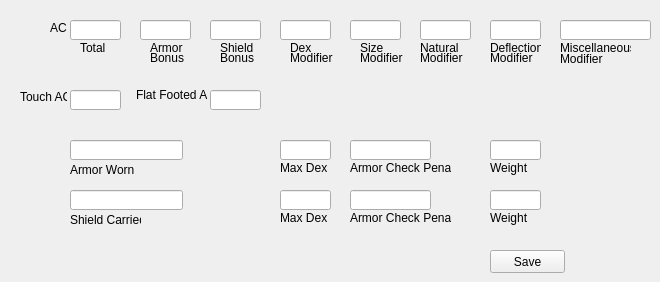
    <widget class="QWidget" name="tab_4">
     <attribute name="title">
      <string>Armor</string>
     </attribute>
     <widget class="QLineEdit" name="armorTotal">
      <property name="geometry">
       <rect>
        <x>70</x>
        <y>20</y>
        <width>51</width>
        <height>20</height>
       </rect>
      </property>
     </widget>
     <widget class="QLineEdit" name="armorBonus">
      <property name="geometry">
       <rect>
        <x>140</x>
        <y>20</y>
        <width>51</width>
        <height>20</height>
       </rect>
      </property>
     </widget>
     <widget class="QLineEdit" name="armorShieldBonus">
      <property name="geometry">
       <rect>
        <x>210</x>
        <y>20</y>
        <width>51</width>
        <height>20</height>
       </rect>
      </property>
     </widget>
     <widget class="QLineEdit" name="armorDexMod">
      <property name="geometry">
       <rect>
        <x>280</x>
        <y>20</y>
        <width>51</width>
        <height>20</height>
       </rect>
      </property>
     </widget>
     <widget class="QLineEdit" name="armorSizeMod">
      <property name="geometry">
       <rect>
        <x>350</x>
        <y>20</y>
        <width>51</width>
        <height>20</height>
       </rect>
      </property>
     </widget>
     <widget class="QLineEdit" name="armorNaturalMod">
      <property name="geometry">
       <rect>
        <x>420</x>
        <y>20</y>
        <width>51</width>
        <height>20</height>
       </rect>
      </property>
     </widget>
     <widget class="QLineEdit" name="armorDeflectionMod">
      <property name="geometry">
       <rect>
        <x>490</x>
        <y>20</y>
        <width>51</width>
        <height>20</height>
       </rect>
      </property>
     </widget>
     <widget class="QLineEdit" name="armorMiscMod">
      <property name="geometry">
       <rect>
        <x>560</x>
        <y>20</y>
        <width>91</width>
        <height>20</height>
       </rect>
      </property>
     </widget>
     <widget class="QLabel" name="label_156">
      <property name="geometry">
       <rect>
        <x>50</x>
        <y>20</y>
        <width>21</width>
        <height>16</height>
       </rect>
      </property>
      <property name="text">
       <string>AC</string>
      </property>
     </widget>
     <widget class="QLabel" name="label_157">
      <property name="geometry">
       <rect>
        <x>80</x>
        <y>40</y>
        <width>31</width>
        <height>16</height>
       </rect>
      </property>
      <property name="text">
       <string>Total</string>
      </property>
     </widget>
     <widget class="QLabel" name="label_158">
      <property name="geometry">
       <rect>
        <x>150</x>
        <y>40</y>
        <width>41</width>
        <height>16</height>
       </rect>
      </property>
      <property name="text">
       <string>Armor</string>
      </property>
     </widget>
     <widget class="QLabel" name="label_159">
      <property name="geometry">
       <rect>
        <x>220</x>
        <y>40</y>
        <width>41</width>
        <height>16</height>
       </rect>
      </property>
      <property name="text">
       <string>Shield</string>
      </property>
     </widget>
     <widget class="QLabel" name="label_160">
      <property name="geometry">
       <rect>
        <x>290</x>
        <y>40</y>
        <width>41</width>
        <height>16</height>
       </rect>
      </property>
      <property name="text">
       <string>Dex</string>
      </property>
     </widget>
     <widget class="QLabel" name="label_161">
      <property name="geometry">
       <rect>
        <x>360</x>
        <y>40</y>
        <width>41</width>
        <height>16</height>
       </rect>
      </property>
      <property name="text">
       <string>Size</string>
      </property>
     </widget>
     <widget class="QLabel" name="label_162">
      <property name="geometry">
       <rect>
        <x>420</x>
        <y>40</y>
        <width>41</width>
        <height>16</height>
       </rect>
      </property>
      <property name="text">
       <string>Natural</string>
      </property>
     </widget>
     <widget class="QLabel" name="label_163">
      <property name="geometry">
       <rect>
        <x>490</x>
        <y>40</y>
        <width>51</width>
        <height>16</height>
       </rect>
      </property>
      <property name="text">
       <string>Deflection</string>
      </property>
     </widget>
     <widget class="QLabel" name="label_164">
      <property name="geometry">
       <rect>
        <x>560</x>
        <y>40</y>
        <width>71</width>
        <height>16</height>
       </rect>
      </property>
      <property name="text">
       <string>Miscellaneous</string>
      </property>
     </widget>
     <widget class="QLabel" name="label_165">
      <property name="geometry">
       <rect>
        <x>560</x>
        <y>51</y>
        <width>71</width>
        <height>16</height>
       </rect>
      </property>
      <property name="text">
       <string>Modifier</string>
      </property>
     </widget>
     <widget class="QLabel" name="label_166">
      <property name="geometry">
       <rect>
        <x>490</x>
        <y>50</y>
        <width>71</width>
        <height>16</height>
       </rect>
      </property>
      <property name="text">
       <string>Modifier</string>
      </property>
     </widget>
     <widget class="QLabel" name="label_167">
      <property name="geometry">
       <rect>
        <x>420</x>
        <y>50</y>
        <width>71</width>
        <height>16</height>
       </rect>
      </property>
      <property name="text">
       <string>Modifier</string>
      </property>
     </widget>
     <widget class="QLabel" name="label_168">
      <property name="geometry">
       <rect>
        <x>360</x>
        <y>50</y>
        <width>71</width>
        <height>16</height>
       </rect>
      </property>
      <property name="text">
       <string>Modifier</string>
      </property>
     </widget>
     <widget class="QLabel" name="label_169">
      <property name="geometry">
       <rect>
        <x>290</x>
        <y>50</y>
        <width>71</width>
        <height>16</height>
       </rect>
      </property>
      <property name="text">
       <string>Modifier</string>
      </property>
     </widget>
     <widget class="QLabel" name="label_170">
      <property name="geometry">
       <rect>
        <x>220</x>
        <y>50</y>
        <width>71</width>
        <height>16</height>
       </rect>
      </property>
      <property name="text">
       <string>Bonus</string>
      </property>
     </widget>
     <widget class="QLabel" name="label_171">
      <property name="geometry">
       <rect>
        <x>150</x>
        <y>50</y>
        <width>71</width>
        <height>16</height>
       </rect>
      </property>
      <property name="text">
       <string>Bonus</string>
      </property>
     </widget>
     <widget class="QLineEdit" name="armorTouchAc">
      <property name="geometry">
       <rect>
        <x>70</x>
        <y>90</y>
        <width>51</width>
        <height>20</height>
       </rect>
      </property>
     </widget>
     <widget class="QLineEdit" name="armorFlatFootedAC">
      <property name="geometry">
       <rect>
        <x>210</x>
        <y>90</y>
        <width>51</width>
        <height>20</height>
       </rect>
      </property>
     </widget>
     <widget class="QLabel" name="label_172">
      <property name="geometry">
       <rect>
        <x>20</x>
        <y>90</y>
        <width>47</width>
        <height>13</height>
       </rect>
      </property>
      <property name="text">
       <string>Touch AC</string>
      </property>
     </widget>
     <widget class="QLabel" name="label_173">
      <property name="geometry">
       <rect>
        <x>136</x>
        <y>85</y>
        <width>71</width>
        <height>20</height>
       </rect>
      </property>
      <property name="text">
       <string>Flat Footed AC</string>
      </property>
     </widget>
     <widget class="QLineEdit" name="armorWorn">
      <property name="geometry">
       <rect>
        <x>70</x>
        <y>140</y>
        <width>113</width>
        <height>20</height>
       </rect>
      </property>
     </widget>
     <widget class="QLineEdit" name="armorMaxDex">
      <property name="geometry">
       <rect>
        <x>280</x>
        <y>140</y>
        <width>51</width>
        <height>20</height>
       </rect>
      </property>
     </widget>
     <widget class="QLineEdit" name="armorCheckPenalty">
      <property name="geometry">
       <rect>
        <x>350</x>
        <y>140</y>
        <width>81</width>
        <height>20</height>
       </rect>
      </property>
     </widget>
     <widget class="QLineEdit" name="armorWeight">
      <property name="geometry">
       <rect>
        <x>490</x>
        <y>140</y>
        <width>51</width>
        <height>20</height>
       </rect>
      </property>
     </widget>
     <widget class="QLabel" name="label_174">
      <property name="geometry">
       <rect>
        <x>70</x>
        <y>162</y>
        <width>71</width>
        <height>16</height>
       </rect>
      </property>
      <property name="text">
       <string>Armor Worn</string>
      </property>
     </widget>
     <widget class="QLabel" name="label_175">
      <property name="geometry">
       <rect>
        <x>280</x>
        <y>160</y>
        <width>51</width>
        <height>16</height>
       </rect>
      </property>
      <property name="text">
       <string>Max Dex</string>
      </property>
     </widget>
     <widget class="QLabel" name="label_176">
      <property name="geometry">
       <rect>
        <x>350</x>
        <y>160</y>
        <width>101</width>
        <height>16</height>
       </rect>
      </property>
      <property name="text">
       <string>Armor Check Penalty</string>
      </property>
     </widget>
     <widget class="QLabel" name="label_177">
      <property name="geometry">
       <rect>
        <x>490</x>
        <y>160</y>
        <width>51</width>
        <height>16</height>
       </rect>
      </property>
      <property name="text">
       <string>Weight</string>
      </property>
     </widget>
     <widget class="QLabel" name="label_178">
      <property name="geometry">
       <rect>
        <x>70</x>
        <y>212</y>
        <width>71</width>
        <height>16</height>
       </rect>
      </property>
      <property name="text">
       <string>Shield Carried</string>
      </property>
     </widget>
     <widget class="QLineEdit" name="armorShieldWeight">
      <property name="geometry">
       <rect>
        <x>490</x>
        <y>190</y>
        <width>51</width>
        <height>20</height>
       </rect>
      </property>
      <property name="text">
       <string/>
      </property>
     </widget>
     <widget class="QLabel" name="label_179">
      <property name="geometry">
       <rect>
        <x>280</x>
        <y>210</y>
        <width>51</width>
        <height>16</height>
       </rect>
      </property>
      <property name="text">
       <string>Max Dex</string>
      </property>
     </widget>
     <widget class="QLabel" name="label_180">
      <property name="geometry">
       <rect>
        <x>350</x>
        <y>210</y>
        <width>101</width>
        <height>16</height>
       </rect>
      </property>
      <property name="text">
       <string>Armor Check Penalty</string>
      </property>
     </widget>
     <widget class="QLineEdit" name="armorShieldCheckPenalty">
      <property name="geometry">
       <rect>
        <x>350</x>
        <y>190</y>
        <width>81</width>
        <height>20</height>
       </rect>
      </property>
      <property name="text">
       <string/>
      </property>
     </widget>
     <widget class="QLineEdit" name="armorShieldMaxDex">
      <property name="geometry">
       <rect>
        <x>280</x>
        <y>190</y>
        <width>51</width>
        <height>20</height>
       </rect>
      </property>
      <property name="text">
       <string/>
      </property>
     </widget>
     <widget class="QLabel" name="label_181">
      <property name="geometry">
       <rect>
        <x>490</x>
        <y>210</y>
        <width>51</width>
        <height>16</height>
       </rect>
      </property>
      <property name="text">
       <string>Weight</string>
      </property>
     </widget>
     <widget class="QLineEdit" name="armorShieldCarried">
      <property name="geometry">
       <rect>
        <x>70</x>
        <y>190</y>
        <width>113</width>
        <height>20</height>
       </rect>
      </property>
      <property name="text">
       <string/>
      </property>
     </widget>
     <widget class="QPushButton" name="saveArmor">
      <property name="geometry">
       <rect>
        <x>490</x>
        <y>250</y>
        <width>75</width>
        <height>23</height>
       </rect>
      </property>
      <property name="text">
       <string>Save</string>
      </property>
     </widget>
    </widget>
